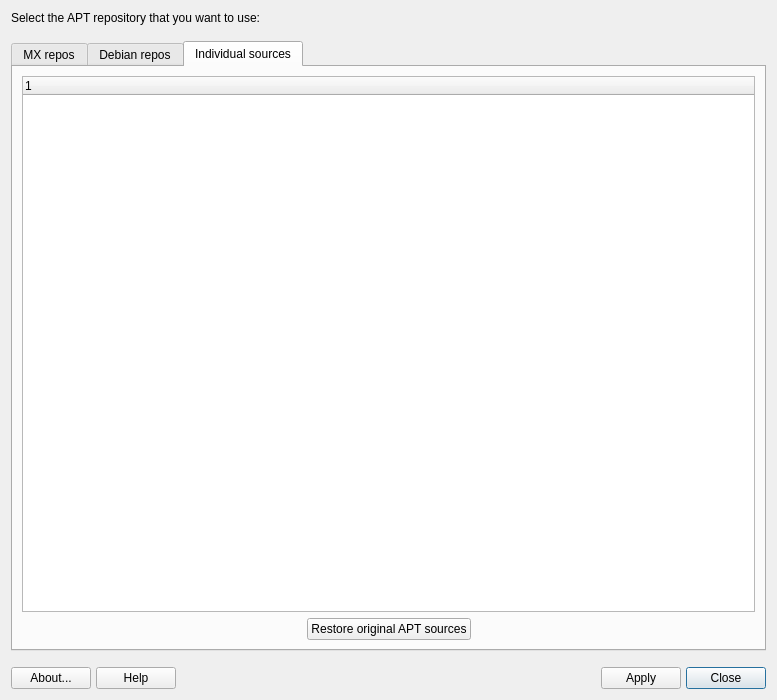
<?xml version="1.0" encoding="UTF-8"?>
<ui version="4.0">
 <class>MainWindow</class>
 <widget class="QDialog" name="MainWindow">
  <property name="windowModality">
   <enum>Qt::NonModal</enum>
  </property>
  <property name="geometry">
   <rect>
    <x>0</x>
    <y>0</y>
    <width>777</width>
    <height>700</height>
   </rect>
  </property>
  <property name="windowTitle">
   <string>MX Repo Manager</string>
  </property>
  <property name="sizeGripEnabled">
   <bool>false</bool>
  </property>
  <property name="modal">
   <bool>false</bool>
  </property>
  <layout class="QVBoxLayout" name="verticalLayout">
   <property name="spacing">
    <number>6</number>
   </property>
   <item>
    <widget class="QLabel" name="label">
     <property name="text">
      <string>Select the APT repository that you want to use:</string>
     </property>
    </widget>
   </item>
   <item>
    <spacer name="verticalSpacer_2">
     <property name="orientation">
      <enum>Qt::Vertical</enum>
     </property>
     <property name="sizeType">
      <enum>QSizePolicy::Fixed</enum>
     </property>
     <property name="sizeHint" stdset="0">
      <size>
       <width>20</width>
       <height>10</height>
      </size>
     </property>
    </spacer>
   </item>
   <item>
    <widget class="QTabWidget" name="tabWidget">
     <property name="currentIndex">
      <number>2</number>
     </property>
     <widget class="QWidget" name="tabMX">
      <attribute name="title">
       <string>MX repos</string>
      </attribute>
      <layout class="QGridLayout" name="gridLayout_2">
       <item row="2" column="1">
        <spacer name="horizontalSpacer_4">
         <property name="orientation">
          <enum>Qt::Horizontal</enum>
         </property>
         <property name="sizeHint" stdset="0">
          <size>
           <width>40</width>
           <height>20</height>
          </size>
         </property>
        </spacer>
       </item>
       <item row="2" column="2">
        <widget class="QPushButton" name="pushFastestMX">
         <property name="sizePolicy">
          <sizepolicy hsizetype="Fixed" vsizetype="Fixed">
           <horstretch>0</horstretch>
           <verstretch>0</verstretch>
          </sizepolicy>
         </property>
         <property name="text">
          <string>Select fastest MX repo for me</string>
         </property>
         <property name="icon">
          <iconset theme="cursor-arrow">
           <normaloff>.</normaloff>.</iconset>
         </property>
         <property name="autoDefault">
          <bool>false</bool>
         </property>
        </widget>
       </item>
       <item row="2" column="0">
        <spacer name="horizontalSpacer_3">
         <property name="orientation">
          <enum>Qt::Horizontal</enum>
         </property>
         <property name="sizeHint" stdset="0">
          <size>
           <width>40</width>
           <height>20</height>
          </size>
         </property>
        </spacer>
       </item>
       <item row="2" column="4">
        <widget class="QLineEdit" name="lineSearch">
         <property name="text">
          <string/>
         </property>
         <property name="placeholderText">
          <string>search</string>
         </property>
         <property name="clearButtonEnabled">
          <bool>true</bool>
         </property>
        </widget>
       </item>
       <item row="0" column="0" colspan="5">
        <widget class="QListWidget" name="listWidget">
         <property name="verticalScrollBarPolicy">
          <enum>Qt::ScrollBarAlwaysOn</enum>
         </property>
         <property name="autoScroll">
          <bool>true</bool>
         </property>
         <property name="editTriggers">
          <set>QAbstractItemView::NoEditTriggers</set>
         </property>
         <property name="showDropIndicator" stdset="0">
          <bool>false</bool>
         </property>
         <property name="alternatingRowColors">
          <bool>false</bool>
         </property>
         <property name="selectionMode">
          <enum>QAbstractItemView::NoSelection</enum>
         </property>
         <property name="resizeMode">
          <enum>QListView::Adjust</enum>
         </property>
         <property name="layoutMode">
          <enum>QListView::SinglePass</enum>
         </property>
         <property name="spacing">
          <number>2</number>
         </property>
         <property name="viewMode">
          <enum>QListView::ListMode</enum>
         </property>
        </widget>
       </item>
       <item row="2" column="3">
        <spacer name="horizontalSpacer_5">
         <property name="orientation">
          <enum>Qt::Horizontal</enum>
         </property>
         <property name="sizeHint" stdset="0">
          <size>
           <width>40</width>
           <height>20</height>
          </size>
         </property>
        </spacer>
       </item>
      </layout>
     </widget>
     <widget class="QWidget" name="tabDebian">
      <attribute name="title">
       <string>Debian repos</string>
      </attribute>
      <layout class="QGridLayout" name="gridLayout">
       <item row="1" column="1">
        <widget class="QPushButton" name="pushFastestDebian">
         <property name="sizePolicy">
          <sizepolicy hsizetype="Minimum" vsizetype="Fixed">
           <horstretch>0</horstretch>
           <verstretch>0</verstretch>
          </sizepolicy>
         </property>
         <property name="text">
          <string>Select fastest Debian repo for me</string>
         </property>
         <property name="icon">
          <iconset theme="cursor-arrow">
           <normaloff>.</normaloff>.</iconset>
         </property>
         <property name="autoDefault">
          <bool>false</bool>
         </property>
        </widget>
       </item>
       <item row="1" column="2">
        <spacer name="horizontalSpacer">
         <property name="orientation">
          <enum>Qt::Horizontal</enum>
         </property>
         <property name="sizeHint" stdset="0">
          <size>
           <width>40</width>
           <height>20</height>
          </size>
         </property>
        </spacer>
       </item>
       <item row="1" column="0">
        <spacer name="horizontalSpacer_2">
         <property name="orientation">
          <enum>Qt::Horizontal</enum>
         </property>
         <property name="sizeHint" stdset="0">
          <size>
           <width>40</width>
           <height>20</height>
          </size>
         </property>
        </spacer>
       </item>
       <item row="0" column="0" colspan="3">
        <widget class="QTreeWidget" name="treeWidgetDeb">
         <property name="verticalScrollBarPolicy">
          <enum>Qt::ScrollBarAsNeeded</enum>
         </property>
         <column>
          <property name="text">
           <string notr="true">1</string>
          </property>
         </column>
        </widget>
       </item>
      </layout>
     </widget>
     <widget class="QWidget" name="tabAllRepos">
      <attribute name="title">
       <string>Individual sources</string>
      </attribute>
      <layout class="QGridLayout" name="gridLayout_3">
       <item row="1" column="0">
        <spacer name="horizontalSpacer_6">
         <property name="orientation">
          <enum>Qt::Horizontal</enum>
         </property>
         <property name="sizeHint" stdset="0">
          <size>
           <width>40</width>
           <height>20</height>
          </size>
         </property>
        </spacer>
       </item>
       <item row="1" column="1">
        <widget class="QPushButton" name="pb_restoreSources">
         <property name="text">
          <string>Restore original APT sources</string>
         </property>
         <property name="icon">
          <iconset theme="undo">
           <normaloff>.</normaloff>.</iconset>
         </property>
         <property name="autoDefault">
          <bool>false</bool>
         </property>
        </widget>
       </item>
       <item row="1" column="2">
        <spacer name="horizontalSpacer_7">
         <property name="orientation">
          <enum>Qt::Horizontal</enum>
         </property>
         <property name="sizeHint" stdset="0">
          <size>
           <width>40</width>
           <height>20</height>
          </size>
         </property>
        </spacer>
       </item>
       <item row="0" column="0" colspan="3">
        <widget class="QTreeWidget" name="treeWidget">
         <column>
          <property name="text">
           <string notr="true">1</string>
          </property>
         </column>
        </widget>
       </item>
      </layout>
     </widget>
    </widget>
   </item>
   <item>
    <spacer name="verticalSpacer">
     <property name="orientation">
      <enum>Qt::Vertical</enum>
     </property>
     <property name="sizeType">
      <enum>QSizePolicy::Fixed</enum>
     </property>
     <property name="sizeHint" stdset="0">
      <size>
       <width>20</width>
       <height>10</height>
      </size>
     </property>
    </spacer>
   </item>
   <item>
    <layout class="QGridLayout" name="buttonBar" columnstretch="0,0,0,0,0,0,0,0">
     <property name="sizeConstraint">
      <enum>QLayout::SetDefaultConstraint</enum>
     </property>
     <property name="leftMargin">
      <number>0</number>
     </property>
     <property name="topMargin">
      <number>0</number>
     </property>
     <property name="rightMargin">
      <number>0</number>
     </property>
     <property name="bottomMargin">
      <number>0</number>
     </property>
     <property name="spacing">
      <number>5</number>
     </property>
     <item row="0" column="1">
      <widget class="QPushButton" name="buttonHelp">
       <property name="sizePolicy">
        <sizepolicy hsizetype="Preferred" vsizetype="Preferred">
         <horstretch>0</horstretch>
         <verstretch>0</verstretch>
        </sizepolicy>
       </property>
       <property name="toolTip">
        <string>Display help </string>
       </property>
       <property name="text">
        <string>Help</string>
       </property>
       <property name="icon">
        <iconset theme="help-contents">
         <normaloff>.</normaloff>.</iconset>
       </property>
       <property name="shortcut">
        <string>Alt+H</string>
       </property>
      </widget>
     </item>
     <item row="0" column="5">
      <spacer name="horizontalSpacer2">
       <property name="orientation">
        <enum>Qt::Horizontal</enum>
       </property>
       <property name="sizeType">
        <enum>QSizePolicy::Expanding</enum>
       </property>
       <property name="sizeHint" stdset="0">
        <size>
         <width>150</width>
         <height>20</height>
        </size>
       </property>
      </spacer>
     </item>
     <item row="0" column="2">
      <spacer name="horizontalSpacer1">
       <property name="orientation">
        <enum>Qt::Horizontal</enum>
       </property>
       <property name="sizeType">
        <enum>QSizePolicy::Expanding</enum>
       </property>
       <property name="sizeHint" stdset="0">
        <size>
         <width>150</width>
         <height>20</height>
        </size>
       </property>
      </spacer>
     </item>
     <item row="0" column="0">
      <widget class="QPushButton" name="buttonAbout">
       <property name="sizePolicy">
        <sizepolicy hsizetype="Preferred" vsizetype="Preferred">
         <horstretch>0</horstretch>
         <verstretch>0</verstretch>
        </sizepolicy>
       </property>
       <property name="toolTip">
        <string>About this application</string>
       </property>
       <property name="text">
        <string>About...</string>
       </property>
       <property name="icon">
        <iconset theme="help-about">
         <normaloff>.</normaloff>.</iconset>
       </property>
       <property name="shortcut">
        <string>Alt+B</string>
       </property>
       <property name="autoDefault">
        <bool>true</bool>
       </property>
      </widget>
     </item>
     <item row="0" column="7">
      <widget class="QPushButton" name="buttonCancel">
       <property name="sizePolicy">
        <sizepolicy hsizetype="Preferred" vsizetype="Preferred">
         <horstretch>0</horstretch>
         <verstretch>0</verstretch>
        </sizepolicy>
       </property>
       <property name="toolTip">
        <string>Quit application</string>
       </property>
       <property name="text">
        <string>Close</string>
       </property>
       <property name="icon">
        <iconset theme="window-close">
         <normaloff>.</normaloff>.</iconset>
       </property>
       <property name="shortcut">
        <string>Alt+N</string>
       </property>
       <property name="autoDefault">
        <bool>true</bool>
       </property>
       <property name="default">
        <bool>true</bool>
       </property>
      </widget>
     </item>
     <item row="0" column="6">
      <widget class="QPushButton" name="buttonOk">
       <property name="sizePolicy">
        <sizepolicy hsizetype="Preferred" vsizetype="Preferred">
         <horstretch>0</horstretch>
         <verstretch>0</verstretch>
        </sizepolicy>
       </property>
       <property name="text">
        <string>Apply</string>
       </property>
       <property name="icon">
        <iconset theme="dialog-ok">
         <normaloff>.</normaloff>.</iconset>
       </property>
      </widget>
     </item>
     <item row="0" column="3">
      <widget class="QLabel" name="labelMX">
       <property name="maximumSize">
        <size>
         <width>32</width>
         <height>32</height>
        </size>
       </property>
       <property name="midLineWidth">
        <number>0</number>
       </property>
       <property name="text">
        <string/>
       </property>
       <property name="pixmap">
        <pixmap resource="images.qrc">:/icons/logo.png</pixmap>
       </property>
       <property name="scaledContents">
        <bool>true</bool>
       </property>
      </widget>
     </item>
    </layout>
   </item>
  </layout>
 </widget>
 <tabstops>
  <tabstop>tabWidget</tabstop>
  <tabstop>buttonAbout</tabstop>
  <tabstop>buttonHelp</tabstop>
  <tabstop>buttonOk</tabstop>
  <tabstop>buttonCancel</tabstop>
  <tabstop>treeWidgetDeb</tabstop>
  <tabstop>treeWidget</tabstop>
 </tabstops>
 <resources>
  <include location="images.qrc"/>
 </resources>
 <connections>
  <connection>
   <sender>buttonCancel</sender>
   <signal>pressed()</signal>
   <receiver>MainWindow</receiver>
   <slot>close()</slot>
   <hints>
    <hint type="sourcelabel">
     <x>766</x>
     <y>839</y>
    </hint>
    <hint type="destinationlabel">
     <x>388</x>
     <y>272</y>
    </hint>
   </hints>
  </connection>
 </connections>
</ui>
